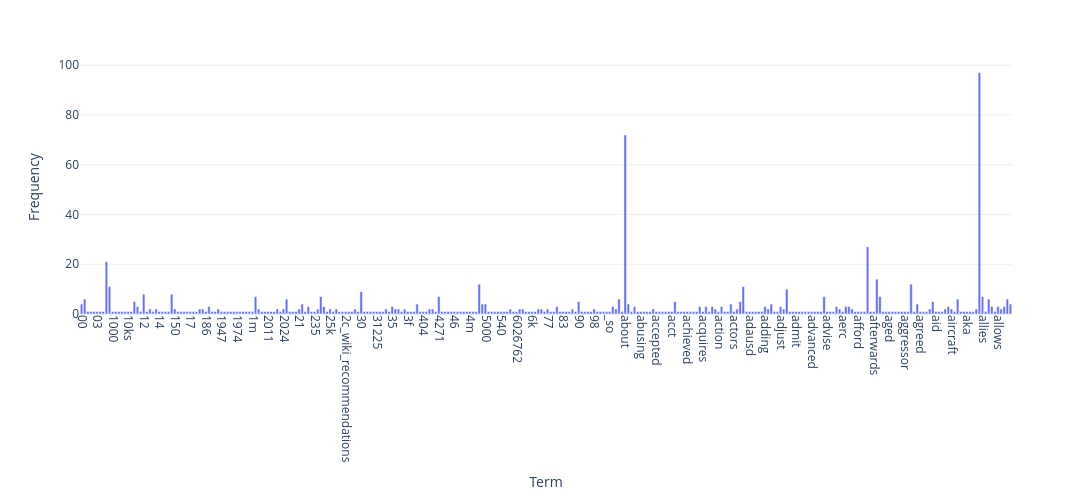

Source (notebook cell):
### Markdown cell above
### Exercise 12

### Code cell
import numpy as np
import plotly.express as px

terms = count_vectorizer.get_feature_names_out()
term_frequencies = df_counts.sum(axis=0).A1

fig = px.bar(
    x=terms[:300],
    y=term_frequencies[:300],
    labels={'x': 'Term', 'y': 'Frequency'}
)
fig.update_layout(
    template='plotly_white',
    width=1800, height=500,
    xaxis_tickangle=90
)
fig.show()

### Figure 1 — Plotly figure (JSON) as saved in the notebook; plotly's stock layout.template omitted (floating-point values rounded to 4 significant figures; data arrays with more than 128 entries replaced by an {"elided": "..."} marker saying what was removed)
{"data": [{"hovertemplate": "Term=%{x}<br>Frequency=%{y}<extra></extra>", "legendgroup": "", "marker": {"color": "#636efa", "pattern": {"shape": ""}}, "name": "", "orientation": "v", "showlegend": false, "textposition": "auto", "type": "bar", "x": {"elided": "300 str values"}, "xaxis": "x", "y": {"elided": "300 int values"}, "yaxis": "y"}], "layout": {"barmode": "relative", "height": 500, "legend": {"tracegroupgap": 0}, "margin": {"t": 60}, "width": 1800, "xaxis": {"anchor": "y", "domain": [0, 1], "tickangle": 90, "title": {"text": "Term"}}, "yaxis": {"anchor": "x", "domain": [0, 1], "title": {"text": "Frequency"}}}}
